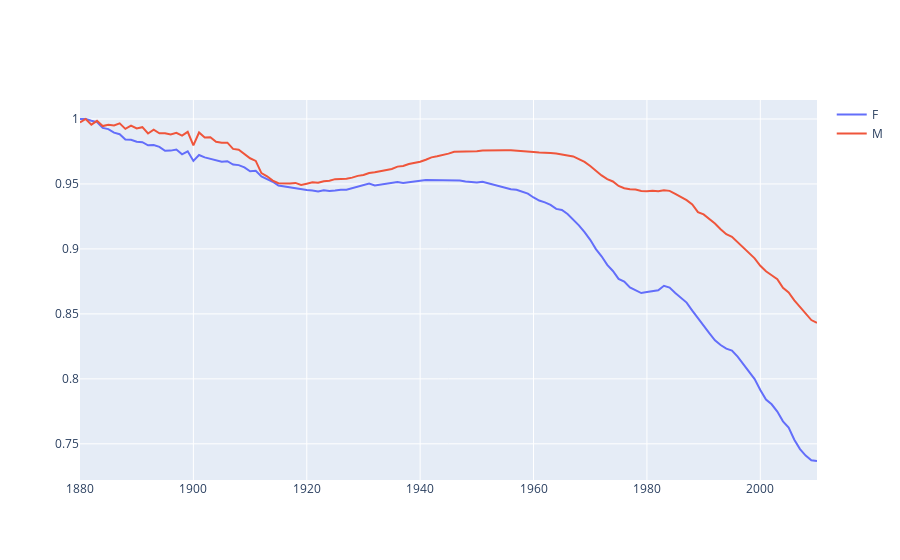

The notebook cell this image was saved under:
### Code cell
fig.show()

### Figure 1 — Plotly figure (JSON) as saved in the notebook; plotly's stock layout.template omitted (floating-point values rounded to 4 significant figures; data arrays with more than 128 entries replaced by an {"elided": "..."} marker saying what was removed)
{"data": [{"mode": "lines", "name": "F", "type": "scatter", "x": {"elided": "131 int values"}, "y": {"elided": "131 float values"}}, {"mode": "lines", "name": "M", "type": "scatter", "x": {"elided": "131 int values"}, "y": {"elided": "131 float values"}}], "layout": {}}
